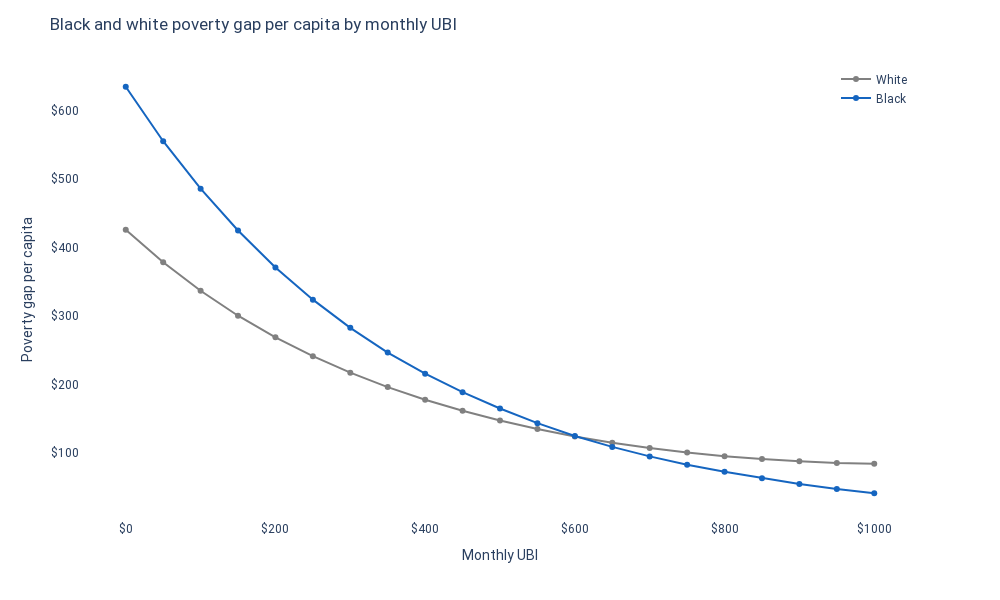

Notebook cell for this chart:
### Markdown cell above
The chart above compares poverty rates between black and white people as UBI changes. The difference in poverty rates decreases from ~8 points before a UBI to ~2 points with a $500 monthly UBI.

### Code cell
line_graph(df=summary, x='monthly_ubi', 
           y='poverty_gap_per_capita', color='race',
           title='Black and white poverty gap per capita by monthly UBI',
           xaxis_title='Monthly UBI',
           yaxis_title='Poverty gap per capita',                  
           color_discrete_map={'White': GRAY,
                               'Black': DARK_BLUE},
           yaxis_ticksuffix='',
           yaxis_tickprefix='$')

### Figure 1 — Plotly figure (JSON) as saved in the notebook; plotly's stock layout.template omitted (floating-point values rounded to 4 significant figures)
{"data": [{"legendgroup": "White", "line": {"color": "#808080", "dash": "solid"}, "mode": "markers+lines", "name": "White", "orientation": "v", "showlegend": true, "type": "scatter", "x": [0, 50, 100, 150, 200, 250, 300, 350, 400, 450, 500, 550, 600, 650, 700, 750, 800, 850, 900, 950, 1000], "xaxis": "x", "y": [426.2, 379.0, 337.2, 300.8, 269.3, 241.7, 217.7, 196.6, 178.2, 162.0, 147.9, 135.4, 124.6, 115.5, 107.7, 101.2, 95.81, 91.48, 88.3, 85.95, 84.89], "yaxis": "y"}, {"legendgroup": "Black", "line": {"color": "#1565C0", "dash": "solid"}, "mode": "markers+lines", "name": "Black", "orientation": "v", "showlegend": true, "type": "scatter", "x": [0, 50, 100, 150, 200, 250, 300, 350, 400, 450, 500, 550, 600, 650, 700, 750, 800, 850, 900, 950, 1000], "xaxis": "x", "y": [635.0, 555.5, 486.3, 425.2, 371.2, 324.2, 283.1, 247.1, 216.1, 189.2, 165.4, 144.0, 125.2, 109.3, 95.48, 83.38, 72.9, 63.52, 55.11, 47.72, 41.67], "yaxis": "y"}], "layout": {"font": {"family": "Roboto"}, "height": 600, "hovermode": "x", "legend": {"title": {"text": ""}, "tracegroupgap": 0, "x": 0.9, "xanchor": "left", "y": 0.99, "yanchor": "top"}, "margin": {"t": 60}, "plot_bgcolor": "white", "title": {"text": "Black and white poverty gap per capita by monthly UBI"}, "width": 1000, "xaxis": {"anchor": "y", "domain": [0, 1], "tickprefix": "$", "title": {"text": "Monthly UBI"}}, "yaxis": {"anchor": "x", "domain": [0, 1], "tickprefix": "$", "ticksuffix": "", "title": {"text": "Poverty gap per capita"}}}}
